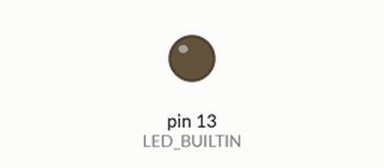
A sketch run on a simulated Arduino Leonardo, built with avr-gcc and run on an emulated ATmega32U4. Shown: output pins drawn as LEDs (lit = HIGH). Dashed ring = blinking. USB keyboard and mouse output is not drawn.

Above: at 0.6 s.
At 3.1 s:
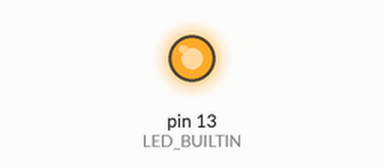
At 5.18 s:
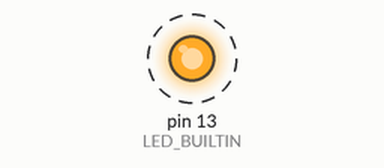
Timing chart, 0 to 8.0 s (numbered marks = the images above):
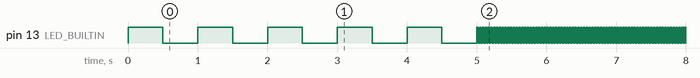

The sketch:

ENTERCANNON.ino
```cpp
#include "Keyboard.h"

bool led_state = 0;

void setup() {
  pinMode(LED_BUILTIN, OUTPUT);

  for (uint8_t i = 0; i < 5; i++){
    digitalWrite(LED_BUILTIN, HIGH);
    delay(500);
    digitalWrite(LED_BUILTIN, LOW);
    delay(500);
  }

  Keyboard.begin();
}

void loop() {
  digitalWrite(LED_BUILTIN, !led_state);
  led_state = !led_state;

  Keyboard.press(KEY_RETURN);
  delay(10);
  Keyboard.releaseAll();
  delay(10);
}
```

Measured:
- by itself, pin 13 (LED_BUILTIN): goes 4 × (LOW 0.50 s, HIGH 0.50 s), LOW 0.50 s, 3106 × (HIGH 0.02 s, LOW 0.02 s), HIGH 0.02 s, then LOW
